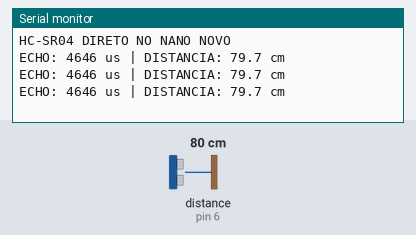
Bench run of a sketch on a simulated Arduino Nano, built with avr-gcc and run on an emulated ATmega328P. Shown: the last lines printed to the serial monitor. Wiring (inferred from the names in the program): ultrasonic range finder: trigger pin 7; echo pin 6. The test bench sets the inputs (shaded band); at power-on: distance to the obstacle (sensor on pin 6) 80 cm. The echo pulse lasts 58.3 µs per cm.

Above: at 1.3 s.
1.4 s: distance to the obstacle (sensor on pin 6) set to 2 cm
At 1.9 s:
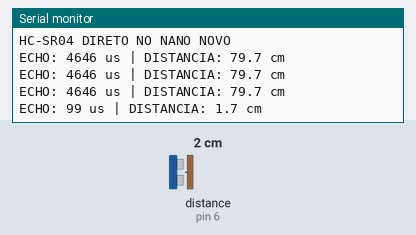
2.9 s: distance to the obstacle (sensor on pin 6) set to 4 cm
At 3.4 s:
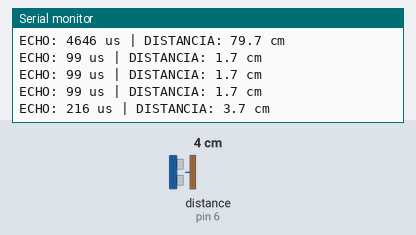
Timing chart, 0 to 5.9 s (numbered marks = the images above; inputs shaded):
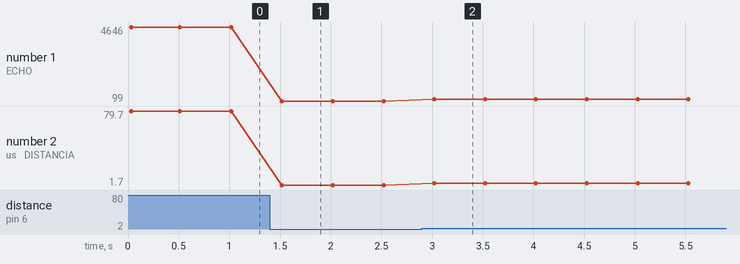

The sketch:

sketch_aug19b.ino
```cpp
const int TRIG = 7;
const int ECHO = 6;

void setup() {
  Serial.begin(9600);
  pinMode(TRIG, OUTPUT);
  pinMode(ECHO, INPUT);
  digitalWrite(TRIG, LOW);
  Serial.println("HC-SR04 DIRETO NO NANO NOVO");
}

void loop() {
  digitalWrite(TRIG, LOW);
  delayMicroseconds(5);
  digitalWrite(TRIG, HIGH);
  delayMicroseconds(10);
  digitalWrite(TRIG, LOW);

  unsigned long duracao = pulseIn(ECHO, HIGH, 50000);

  if (duracao == 0) {
    Serial.println("SEM ECHO");
  } else {
    float distancia = duracao * 0.0343 / 2.0;
    Serial.print("ECHO: ");
    Serial.print(duracao);
    Serial.print(" us | DISTANCIA: ");
    Serial.print(distancia, 1);
    Serial.println(" cm");
  }
  delay(500);
}
```

Measured:
- after the input at 1.4 s, the serial monitor: prints a new line after 0.12 s (image 1)
- after the input at 2.9 s, the serial monitor: prints a new line after 0.12 s (image 2)
- plotted number 1: 4646 → 99 after the input at 1.4 s, 99 → 215 after the input at 2.9 s
- plotted number 2: 79.7 → 1.7 after the input at 1.4 s, 1.7 → 3.7 after the input at 2.9 s
